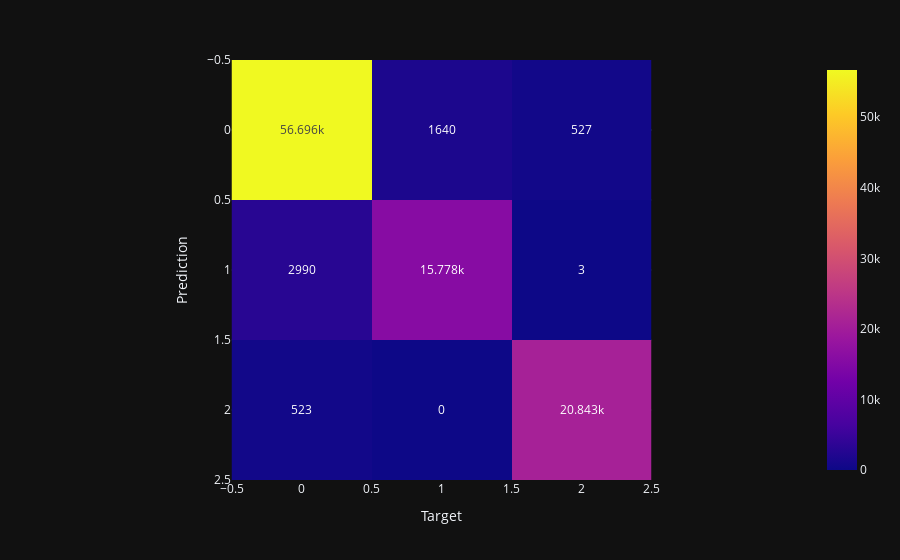

Here is the notebook cell this chart was saved with:
### Code cell
@score_for('DecisionTree', 'test')
@time_for('DecisionTree', 'test')
def test_decision():
    return f1_score(decision_y_test, y_test, average='macro')

print(
    "F1-мера для тестовых данных с помощью "
    "DecisionTreeClassifier:", test_decision(),
)
draw_conf_matrix(y_test, decision_y_test)

### Figure 1 — Plotly figure (JSON) as saved in the notebook; plotly's stock layout.template omitted (floating-point values rounded to 4 significant figures)
{"data": [{"coloraxis": "coloraxis", "hovertemplate": "x: %{x}<br>y: %{y}<br>color: %{z}<extra></extra>", "name": "0", "texttemplate": "%{z}", "type": "heatmap", "xaxis": "x", "yaxis": "y", "z": [[56696, 1640, 527], [2990, 15778, 3], [523, 0, 20843]]}], "layout": {"coloraxis": {"colorscale": [[0, "#0d0887"], [0.1111, "#46039f"], [0.2222, "#7201a8"], [0.3333, "#9c179e"], [0.4444, "#bd3786"], [0.5556, "#d8576b"], [0.6667, "#ed7953"], [0.7778, "#fb9f3a"], [0.8889, "#fdca26"], [1, "#f0f921"]]}, "margin": {"t": 60}, "xaxis": {"anchor": "y", "constrain": "domain", "domain": [0, 1], "scaleanchor": "y", "title": {"text": "Target"}}, "yaxis": {"anchor": "x", "autorange": "reversed", "constrain": "domain", "domain": [0, 1], "title": {"text": "Prediction"}}}}
